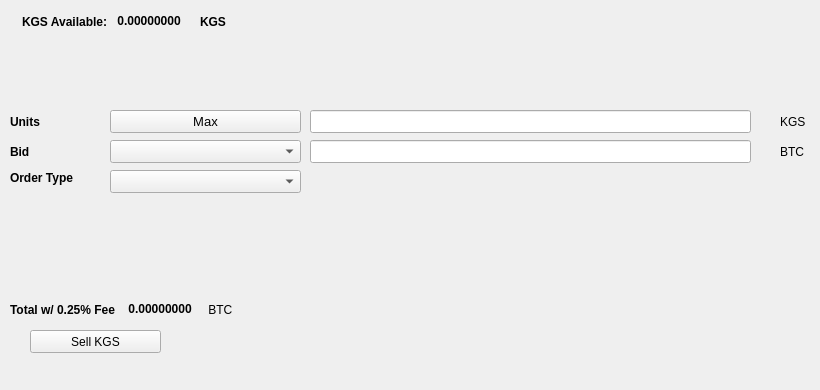
   <widget class="QWidget" name="SellTab">
    <attribute name="title">
     <string>Sell</string>
    </attribute>
    <widget class="QLabel" name="label_16">
     <property name="geometry">
      <rect>
       <x>780</x>
       <y>140</y>
       <width>31</width>
       <height>23</height>
      </rect>
     </property>
     <property name="text">
      <string>BTC</string>
     </property>
    </widget>
    <widget class="QComboBox" name="SellBidcomboBox">
     <property name="geometry">
      <rect>
       <x>110</x>
       <y>140</y>
       <width>191</width>
       <height>23</height>
      </rect>
     </property>
     <property name="font">
      <font>
       <pointsize>10</pointsize>
      </font>
     </property>
    </widget>
    <widget class="QLabel" name="label_18">
     <property name="geometry">
      <rect>
       <x>10</x>
       <y>110</y>
       <width>46</width>
       <height>23</height>
      </rect>
     </property>
     <property name="font">
      <font>
       <weight>75</weight>
       <bold>true</bold>
      </font>
     </property>
     <property name="text">
      <string>Units</string>
     </property>
    </widget>
    <widget class="QPushButton" name="Sell_Max_Amount">
     <property name="geometry">
      <rect>
       <x>110</x>
       <y>110</y>
       <width>191</width>
       <height>23</height>
      </rect>
     </property>
     <property name="font">
      <font>
       <pointsize>10</pointsize>
      </font>
     </property>
     <property name="text">
      <string>Max</string>
     </property>
    </widget>
    <widget class="QLabel" name="label_20">
     <property name="geometry">
      <rect>
       <x>10</x>
       <y>170</y>
       <width>91</width>
       <height>16</height>
      </rect>
     </property>
     <property name="font">
      <font>
       <weight>75</weight>
       <bold>true</bold>
      </font>
     </property>
     <property name="text">
      <string>Order Type</string>
     </property>
    </widget>
    <widget class="QComboBox" name="SellOrdertypeCombo">
     <property name="geometry">
      <rect>
       <x>110</x>
       <y>170</y>
       <width>191</width>
       <height>23</height>
      </rect>
     </property>
     <property name="font">
      <font>
       <pointsize>10</pointsize>
      </font>
     </property>
    </widget>
    <widget class="QLabel" name="label_21">
     <property name="geometry">
      <rect>
       <x>10</x>
       <y>140</y>
       <width>46</width>
       <height>23</height>
      </rect>
     </property>
     <property name="font">
      <font>
       <weight>75</weight>
       <bold>true</bold>
      </font>
     </property>
     <property name="text">
      <string>Bid</string>
     </property>
    </widget>
    <widget class="QLabel" name="label_22">
     <property name="geometry">
      <rect>
       <x>780</x>
       <y>110</y>
       <width>31</width>
       <height>23</height>
      </rect>
     </property>
     <property name="text">
      <string>KGS</string>
     </property>
    </widget>
    <widget class="QLineEdit" name="UnitsInputKGS">
     <property name="geometry">
      <rect>
       <x>310</x>
       <y>110</y>
       <width>441</width>
       <height>23</height>
      </rect>
     </property>
     <property name="font">
      <font>
       <pointsize>9</pointsize>
       <weight>75</weight>
       <bold>true</bold>
      </font>
     </property>
    </widget>
    <widget class="QLineEdit" name="SellBidPriceEdit">
     <property name="geometry">
      <rect>
       <x>310</x>
       <y>140</y>
       <width>441</width>
       <height>23</height>
      </rect>
     </property>
     <property name="font">
      <font>
       <pointsize>9</pointsize>
       <weight>75</weight>
       <bold>true</bold>
      </font>
     </property>
    </widget>
    <widget class="QPushButton" name="SellKGSBTN">
     <property name="geometry">
      <rect>
       <x>30</x>
       <y>330</y>
       <width>131</width>
       <height>23</height>
      </rect>
     </property>
     <property name="text">
      <string>Sell KGS</string>
     </property>
     <property name="icon">
      <iconset resource="../kingscoin">
       <normaloff>:/icons/bitcoin</normaloff>:/icons/bitcoin</iconset>
     </property>
    </widget>
    <widget class="QWidget" name="layoutWidget3">
     <property name="geometry">
      <rect>
       <x>22</x>
       <y>12</y>
       <width>258</width>
       <height>19</height>
      </rect>
     </property>
     <layout class="QHBoxLayout" name="horizontalLayout">
      <item>
       <widget class="QLabel" name="label232_2">
        <property name="font">
         <font>
          <weight>75</weight>
          <bold>true</bold>
         </font>
        </property>
        <property name="text">
         <string>KGS Available:</string>
        </property>
       </widget>
      </item>
      <item>
       <widget class="QLabel" name="KGSAvailableLabel">
        <property name="palette">
         <palette>
          <active>
           <colorrole role="WindowText">
            <brush brushstyle="SolidPattern">
             <color alpha="255">
              <red>0</red>
              <green>0</green>
              <blue>0</blue>
             </color>
            </brush>
           </colorrole>
           <colorrole role="Button">
            <brush brushstyle="SolidPattern">
             <color alpha="255">
              <red>0</red>
              <green>170</green>
              <blue>0</blue>
             </color>
            </brush>
           </colorrole>
           <colorrole role="Light">
            <brush brushstyle="SolidPattern">
             <color alpha="255">
              <red>0</red>
              <green>255</green>
              <blue>0</blue>
             </color>
            </brush>
           </colorrole>
           <colorrole role="Midlight">
            <brush brushstyle="SolidPattern">
             <color alpha="255">
              <red>0</red>
              <green>212</green>
              <blue>0</blue>
             </color>
            </brush>
           </colorrole>
           <colorrole role="Dark">
            <brush brushstyle="SolidPattern">
             <color alpha="255">
              <red>0</red>
              <green>85</green>
              <blue>0</blue>
             </color>
            </brush>
           </colorrole>
           <colorrole role="Mid">
            <brush brushstyle="SolidPattern">
             <color alpha="255">
              <red>0</red>
              <green>113</green>
              <blue>0</blue>
             </color>
            </brush>
           </colorrole>
           <colorrole role="Text">
            <brush brushstyle="SolidPattern">
             <color alpha="255">
              <red>0</red>
              <green>170</green>
              <blue>0</blue>
             </color>
            </brush>
           </colorrole>
           <colorrole role="BrightText">
            <brush brushstyle="SolidPattern">
             <color alpha="255">
              <red>255</red>
              <green>255</green>
              <blue>255</blue>
             </color>
            </brush>
           </colorrole>
           <colorrole role="ButtonText">
            <brush brushstyle="SolidPattern">
             <color alpha="255">
              <red>0</red>
              <green>0</green>
              <blue>0</blue>
             </color>
            </brush>
           </colorrole>
           <colorrole role="Base">
            <brush brushstyle="SolidPattern">
             <color alpha="255">
              <red>255</red>
              <green>255</green>
              <blue>255</blue>
             </color>
            </brush>
           </colorrole>
           <colorrole role="Window">
            <brush brushstyle="SolidPattern">
             <color alpha="255">
              <red>0</red>
              <green>170</green>
              <blue>0</blue>
             </color>
            </brush>
           </colorrole>
           <colorrole role="Shadow">
            <brush brushstyle="SolidPattern">
             <color alpha="255">
              <red>0</red>
              <green>0</green>
              <blue>0</blue>
             </color>
            </brush>
           </colorrole>
           <colorrole role="AlternateBase">
            <brush brushstyle="SolidPattern">
             <color alpha="255">
              <red>127</red>
              <green>212</green>
              <blue>127</blue>
             </color>
            </brush>
           </colorrole>
           <colorrole role="ToolTipBase">
            <brush brushstyle="SolidPattern">
             <color alpha="255">
              <red>255</red>
              <green>255</green>
              <blue>220</blue>
             </color>
            </brush>
           </colorrole>
           <colorrole role="ToolTipText">
            <brush brushstyle="SolidPattern">
             <color alpha="255">
              <red>0</red>
              <green>0</green>
              <blue>0</blue>
             </color>
            </brush>
           </colorrole>
          </active>
          <inactive>
           <colorrole role="WindowText">
            <brush brushstyle="SolidPattern">
             <color alpha="255">
              <red>0</red>
              <green>0</green>
              <blue>0</blue>
             </color>
            </brush>
           </colorrole>
           <colorrole role="Button">
            <brush brushstyle="SolidPattern">
             <color alpha="255">
              <red>0</red>
              <green>170</green>
              <blue>0</blue>
             </color>
            </brush>
           </colorrole>
           <colorrole role="Light">
            <brush brushstyle="SolidPattern">
             <color alpha="255">
              <red>0</red>
              <green>255</green>
              <blue>0</blue>
             </color>
            </brush>
           </colorrole>
           <colorrole role="Midlight">
            <brush brushstyle="SolidPattern">
             <color alpha="255">
              <red>0</red>
              <green>212</green>
              <blue>0</blue>
             </color>
            </brush>
           </colorrole>
           <colorrole role="Dark">
            <brush brushstyle="SolidPattern">
             <color alpha="255">
              <red>0</red>
              <green>85</green>
              <blue>0</blue>
             </color>
            </brush>
           </colorrole>
           <colorrole role="Mid">
            <brush brushstyle="SolidPattern">
             <color alpha="255">
              <red>0</red>
              <green>113</green>
              <blue>0</blue>
             </color>
            </brush>
           </colorrole>
           <colorrole role="Text">
            <brush brushstyle="SolidPattern">
             <color alpha="255">
              <red>0</red>
              <green>170</green>
              <blue>0</blue>
             </color>
            </brush>
           </colorrole>
           <colorrole role="BrightText">
            <brush brushstyle="SolidPattern">
             <color alpha="255">
              <red>255</red>
              <green>255</green>
              <blue>255</blue>
             </color>
            </brush>
           </colorrole>
           <colorrole role="ButtonText">
            <brush brushstyle="SolidPattern">
             <color alpha="255">
              <red>0</red>
              <green>0</green>
              <blue>0</blue>
             </color>
            </brush>
           </colorrole>
           <colorrole role="Base">
            <brush brushstyle="SolidPattern">
             <color alpha="255">
              <red>255</red>
              <green>255</green>
              <blue>255</blue>
             </color>
            </brush>
           </colorrole>
           <colorrole role="Window">
            <brush brushstyle="SolidPattern">
             <color alpha="255">
              <red>0</red>
              <green>170</green>
              <blue>0</blue>
             </color>
            </brush>
           </colorrole>
           <colorrole role="Shadow">
            <brush brushstyle="SolidPattern">
             <color alpha="255">
              <red>0</red>
              <green>0</green>
              <blue>0</blue>
             </color>
            </brush>
           </colorrole>
           <colorrole role="AlternateBase">
            <brush brushstyle="SolidPattern">
             <color alpha="255">
              <red>127</red>
              <green>212</green>
              <blue>127</blue>
             </color>
            </brush>
           </colorrole>
           <colorrole role="ToolTipBase">
            <brush brushstyle="SolidPattern">
             <color alpha="255">
              <red>255</red>
              <green>255</green>
              <blue>220</blue>
             </color>
            </brush>
           </colorrole>
           <colorrole role="ToolTipText">
            <brush brushstyle="SolidPattern">
             <color alpha="255">
              <red>0</red>
              <green>0</green>
              <blue>0</blue>
             </color>
            </brush>
           </colorrole>
          </inactive>
          <disabled>
           <colorrole role="WindowText">
            <brush brushstyle="SolidPattern">
             <color alpha="255">
              <red>0</red>
              <green>85</green>
              <blue>0</blue>
             </color>
            </brush>
           </colorrole>
           <colorrole role="Button">
            <brush brushstyle="SolidPattern">
             <color alpha="255">
              <red>0</red>
              <green>170</green>
              <blue>0</blue>
             </color>
            </brush>
           </colorrole>
           <colorrole role="Light">
            <brush brushstyle="SolidPattern">
             <color alpha="255">
              <red>0</red>
              <green>255</green>
              <blue>0</blue>
             </color>
            </brush>
           </colorrole>
           <colorrole role="Midlight">
            <brush brushstyle="SolidPattern">
             <color alpha="255">
              <red>0</red>
              <green>212</green>
              <blue>0</blue>
             </color>
            </brush>
           </colorrole>
           <colorrole role="Dark">
            <brush brushstyle="SolidPattern">
             <color alpha="255">
              <red>0</red>
              <green>85</green>
              <blue>0</blue>
             </color>
            </brush>
           </colorrole>
           <colorrole role="Mid">
            <brush brushstyle="SolidPattern">
             <color alpha="255">
              <red>0</red>
              <green>113</green>
              <blue>0</blue>
             </color>
            </brush>
           </colorrole>
           <colorrole role="Text">
            <brush brushstyle="SolidPattern">
             <color alpha="255">
              <red>0</red>
              <green>85</green>
              <blue>0</blue>
             </color>
            </brush>
           </colorrole>
           <colorrole role="BrightText">
            <brush brushstyle="SolidPattern">
             <color alpha="255">
              <red>255</red>
              <green>255</green>
              <blue>255</blue>
             </color>
            </brush>
           </colorrole>
           <colorrole role="ButtonText">
            <brush brushstyle="SolidPattern">
             <color alpha="255">
              <red>0</red>
              <green>85</green>
              <blue>0</blue>
             </color>
            </brush>
           </colorrole>
           <colorrole role="Base">
            <brush brushstyle="SolidPattern">
             <color alpha="255">
              <red>0</red>
              <green>170</green>
              <blue>0</blue>
             </color>
            </brush>
           </colorrole>
           <colorrole role="Window">
            <brush brushstyle="SolidPattern">
             <color alpha="255">
              <red>0</red>
              <green>170</green>
              <blue>0</blue>
             </color>
            </brush>
           </colorrole>
           <colorrole role="Shadow">
            <brush brushstyle="SolidPattern">
             <color alpha="255">
              <red>0</red>
              <green>0</green>
              <blue>0</blue>
             </color>
            </brush>
           </colorrole>
           <colorrole role="AlternateBase">
            <brush brushstyle="SolidPattern">
             <color alpha="255">
              <red>0</red>
              <green>170</green>
              <blue>0</blue>
             </color>
            </brush>
           </colorrole>
           <colorrole role="ToolTipBase">
            <brush brushstyle="SolidPattern">
             <color alpha="255">
              <red>255</red>
              <green>255</green>
              <blue>220</blue>
             </color>
            </brush>
           </colorrole>
           <colorrole role="ToolTipText">
            <brush brushstyle="SolidPattern">
             <color alpha="255">
              <red>0</red>
              <green>0</green>
              <blue>0</blue>
             </color>
            </brush>
           </colorrole>
          </disabled>
         </palette>
        </property>
        <property name="font">
         <font>
          <weight>75</weight>
          <bold>true</bold>
         </font>
        </property>
        <property name="text">
         <string> 0.00000000 </string>
        </property>
        <property name="textInteractionFlags">
         <set>Qt::LinksAccessibleByMouse|Qt::TextSelectableByKeyboard|Qt::TextSelectableByMouse</set>
        </property>
       </widget>
      </item>
      <item>
       <widget class="QLabel" name="labelKGS">
        <property name="font">
         <font>
          <weight>75</weight>
          <bold>true</bold>
         </font>
        </property>
        <property name="text">
         <string>KGS</string>
        </property>
       </widget>
      </item>
     </layout>
    </widget>
    <widget class="QWidget" name="layoutWidget">
     <property name="geometry">
      <rect>
       <x>10</x>
       <y>300</y>
       <width>268</width>
       <height>19</height>
      </rect>
     </property>
     <layout class="QHBoxLayout" name="horizontalLayout_2">
      <item>
       <widget class="QLabel" name="label_19">
        <property name="font">
         <font>
          <weight>75</weight>
          <bold>true</bold>
         </font>
        </property>
        <property name="text">
         <string>Total w/ 0.25% Fee </string>
        </property>
       </widget>
      </item>
      <item>
       <widget class="QLabel" name="SellCostLabel">
        <property name="palette">
         <palette>
          <active>
           <colorrole role="WindowText">
            <brush brushstyle="SolidPattern">
             <color alpha="255">
              <red>0</red>
              <green>0</green>
              <blue>0</blue>
             </color>
            </brush>
           </colorrole>
           <colorrole role="Button">
            <brush brushstyle="SolidPattern">
             <color alpha="255">
              <red>0</red>
              <green>170</green>
              <blue>0</blue>
             </color>
            </brush>
           </colorrole>
           <colorrole role="Light">
            <brush brushstyle="SolidPattern">
             <color alpha="255">
              <red>0</red>
              <green>255</green>
              <blue>0</blue>
             </color>
            </brush>
           </colorrole>
           <colorrole role="Midlight">
            <brush brushstyle="SolidPattern">
             <color alpha="255">
              <red>0</red>
              <green>212</green>
              <blue>0</blue>
             </color>
            </brush>
           </colorrole>
           <colorrole role="Dark">
            <brush brushstyle="SolidPattern">
             <color alpha="255">
              <red>0</red>
              <green>85</green>
              <blue>0</blue>
             </color>
            </brush>
           </colorrole>
           <colorrole role="Mid">
            <brush brushstyle="SolidPattern">
             <color alpha="255">
              <red>0</red>
              <green>113</green>
              <blue>0</blue>
             </color>
            </brush>
           </colorrole>
           <colorrole role="Text">
            <brush brushstyle="SolidPattern">
             <color alpha="255">
              <red>0</red>
              <green>170</green>
              <blue>0</blue>
             </color>
            </brush>
           </colorrole>
           <colorrole role="BrightText">
            <brush brushstyle="SolidPattern">
             <color alpha="255">
              <red>255</red>
              <green>255</green>
              <blue>255</blue>
             </color>
            </brush>
           </colorrole>
           <colorrole role="ButtonText">
            <brush brushstyle="SolidPattern">
             <color alpha="255">
              <red>0</red>
              <green>0</green>
              <blue>0</blue>
             </color>
            </brush>
           </colorrole>
           <colorrole role="Base">
            <brush brushstyle="SolidPattern">
             <color alpha="255">
              <red>255</red>
              <green>255</green>
              <blue>255</blue>
             </color>
            </brush>
           </colorrole>
           <colorrole role="Window">
            <brush brushstyle="SolidPattern">
             <color alpha="255">
              <red>0</red>
              <green>170</green>
              <blue>0</blue>
             </color>
            </brush>
           </colorrole>
           <colorrole role="Shadow">
            <brush brushstyle="SolidPattern">
             <color alpha="255">
              <red>0</red>
              <green>0</green>
              <blue>0</blue>
             </color>
            </brush>
           </colorrole>
           <colorrole role="AlternateBase">
            <brush brushstyle="SolidPattern">
             <color alpha="255">
              <red>127</red>
              <green>212</green>
              <blue>127</blue>
             </color>
            </brush>
           </colorrole>
           <colorrole role="ToolTipBase">
            <brush brushstyle="SolidPattern">
             <color alpha="255">
              <red>255</red>
              <green>255</green>
              <blue>220</blue>
             </color>
            </brush>
           </colorrole>
           <colorrole role="ToolTipText">
            <brush brushstyle="SolidPattern">
             <color alpha="255">
              <red>0</red>
              <green>0</green>
              <blue>0</blue>
             </color>
            </brush>
           </colorrole>
          </active>
          <inactive>
           <colorrole role="WindowText">
            <brush brushstyle="SolidPattern">
             <color alpha="255">
              <red>0</red>
              <green>0</green>
              <blue>0</blue>
             </color>
            </brush>
           </colorrole>
           <colorrole role="Button">
            <brush brushstyle="SolidPattern">
             <color alpha="255">
              <red>0</red>
              <green>170</green>
              <blue>0</blue>
             </color>
            </brush>
           </colorrole>
           <colorrole role="Light">
            <brush brushstyle="SolidPattern">
             <color alpha="255">
              <red>0</red>
              <green>255</green>
              <blue>0</blue>
             </color>
            </brush>
           </colorrole>
           <colorrole role="Midlight">
            <brush brushstyle="SolidPattern">
             <color alpha="255">
              <red>0</red>
              <green>212</green>
              <blue>0</blue>
             </color>
            </brush>
           </colorrole>
           <colorrole role="Dark">
            <brush brushstyle="SolidPattern">
             <color alpha="255">
              <red>0</red>
              <green>85</green>
              <blue>0</blue>
             </color>
            </brush>
           </colorrole>
           <colorrole role="Mid">
            <brush brushstyle="SolidPattern">
             <color alpha="255">
              <red>0</red>
              <green>113</green>
              <blue>0</blue>
             </color>
            </brush>
           </colorrole>
           <colorrole role="Text">
            <brush brushstyle="SolidPattern">
             <color alpha="255">
              <red>0</red>
              <green>170</green>
              <blue>0</blue>
             </color>
            </brush>
           </colorrole>
           <colorrole role="BrightText">
            <brush brushstyle="SolidPattern">
             <color alpha="255">
              <red>255</red>
              <green>255</green>
              <blue>255</blue>
             </color>
            </brush>
           </colorrole>
           <colorrole role="ButtonText">
            <brush brushstyle="SolidPattern">
             <color alpha="255">
              <red>0</red>
              <green>0</green>
              <blue>0</blue>
             </color>
            </brush>
           </colorrole>
           <colorrole role="Base">
            <brush brushstyle="SolidPattern">
             <color alpha="255">
              <red>255</red>
              <green>255</green>
              <blue>255</blue>
             </color>
            </brush>
           </colorrole>
           <colorrole role="Window">
            <brush brushstyle="SolidPattern">
             <color alpha="255">
              <red>0</red>
              <green>170</green>
              <blue>0</blue>
             </color>
            </brush>
           </colorrole>
           <colorrole role="Shadow">
            <brush brushstyle="SolidPattern">
             <color alpha="255">
              <red>0</red>
              <green>0</green>
              <blue>0</blue>
             </color>
            </brush>
           </colorrole>
           <colorrole role="AlternateBase">
            <brush brushstyle="SolidPattern">
             <color alpha="255">
              <red>127</red>
              <green>212</green>
              <blue>127</blue>
             </color>
            </brush>
           </colorrole>
           <colorrole role="ToolTipBase">
            <brush brushstyle="SolidPattern">
             <color alpha="255">
              <red>255</red>
              <green>255</green>
              <blue>220</blue>
             </color>
            </brush>
           </colorrole>
           <colorrole role="ToolTipText">
            <brush brushstyle="SolidPattern">
             <color alpha="255">
              <red>0</red>
              <green>0</green>
              <blue>0</blue>
             </color>
            </brush>
           </colorrole>
          </inactive>
          <disabled>
           <colorrole role="WindowText">
            <brush brushstyle="SolidPattern">
             <color alpha="255">
              <red>0</red>
              <green>85</green>
              <blue>0</blue>
             </color>
            </brush>
           </colorrole>
           <colorrole role="Button">
            <brush brushstyle="SolidPattern">
             <color alpha="255">
              <red>0</red>
              <green>170</green>
              <blue>0</blue>
             </color>
            </brush>
           </colorrole>
           <colorrole role="Light">
            <brush brushstyle="SolidPattern">
             <color alpha="255">
              <red>0</red>
              <green>255</green>
              <blue>0</blue>
             </color>
            </brush>
           </colorrole>
           <colorrole role="Midlight">
            <brush brushstyle="SolidPattern">
             <color alpha="255">
              <red>0</red>
              <green>212</green>
              <blue>0</blue>
             </color>
            </brush>
           </colorrole>
           <colorrole role="Dark">
            <brush brushstyle="SolidPattern">
             <color alpha="255">
              <red>0</red>
              <green>85</green>
              <blue>0</blue>
             </color>
            </brush>
           </colorrole>
           <colorrole role="Mid">
            <brush brushstyle="SolidPattern">
             <color alpha="255">
              <red>0</red>
              <green>113</green>
              <blue>0</blue>
             </color>
            </brush>
           </colorrole>
           <colorrole role="Text">
            <brush brushstyle="SolidPattern">
             <color alpha="255">
              <red>0</red>
              <green>85</green>
              <blue>0</blue>
             </color>
            </brush>
           </colorrole>
           <colorrole role="BrightText">
            <brush brushstyle="SolidPattern">
             <color alpha="255">
              <red>255</red>
              <green>255</green>
              <blue>255</blue>
             </color>
            </brush>
           </colorrole>
           <colorrole role="ButtonText">
            <brush brushstyle="SolidPattern">
             <color alpha="255">
              <red>0</red>
              <green>85</green>
              <blue>0</blue>
             </color>
            </brush>
           </colorrole>
           <colorrole role="Base">
            <brush brushstyle="SolidPattern">
             <color alpha="255">
              <red>0</red>
              <green>170</green>
              <blue>0</blue>
             </color>
            </brush>
           </colorrole>
           <colorrole role="Window">
            <brush brushstyle="SolidPattern">
             <color alpha="255">
              <red>0</red>
              <green>170</green>
              <blue>0</blue>
             </color>
            </brush>
           </colorrole>
           <colorrole role="Shadow">
            <brush brushstyle="SolidPattern">
             <color alpha="255">
              <red>0</red>
              <green>0</green>
              <blue>0</blue>
             </color>
            </brush>
           </colorrole>
           <colorrole role="AlternateBase">
            <brush brushstyle="SolidPattern">
             <color alpha="255">
              <red>0</red>
              <green>170</green>
              <blue>0</blue>
             </color>
            </brush>
           </colorrole>
           <colorrole role="ToolTipBase">
            <brush brushstyle="SolidPattern">
             <color alpha="255">
              <red>255</red>
              <green>255</green>
              <blue>220</blue>
             </color>
            </brush>
           </colorrole>
           <colorrole role="ToolTipText">
            <brush brushstyle="SolidPattern">
             <color alpha="255">
              <red>0</red>
              <green>0</green>
              <blue>0</blue>
             </color>
            </brush>
           </colorrole>
          </disabled>
         </palette>
        </property>
        <property name="font">
         <font>
          <weight>75</weight>
          <bold>true</bold>
         </font>
        </property>
        <property name="autoFillBackground">
         <bool>false</bool>
        </property>
        <property name="text">
         <string> 0.00000000</string>
        </property>
        <property name="textInteractionFlags">
         <set>Qt::LinksAccessibleByMouse|Qt::TextSelectableByMouse</set>
        </property>
       </widget>
      </item>
      <item>
       <widget class="QLabel" name="label_17">
        <property name="font">
         <font>
          <weight>50</weight>
          <bold>false</bold>
         </font>
        </property>
        <property name="text">
         <string> BTC</string>
        </property>
       </widget>
      </item>
     </layout>
    </widget>
    <widget class="QLabel" name="label_23">
     <property name="geometry">
      <rect>
       <x>460</x>
       <y>300</y>
       <width>281</width>
       <height>81</height>
      </rect>
     </property>
     <property name="text">
      <string/>
     </property>
     <property name="pixmap">
      <pixmap>:/images/bittrex</pixmap>
     </property>
    </widget>
   </widget>
